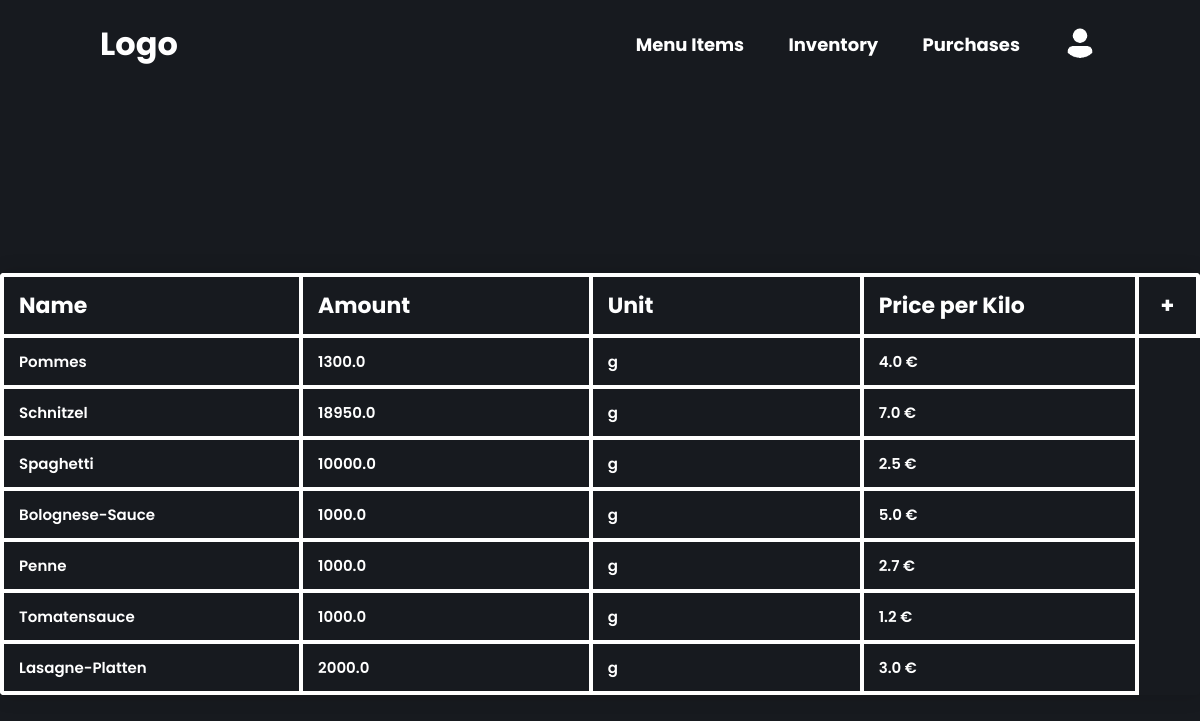
The page /inventory/ (signed in) on the database as committed earlier.
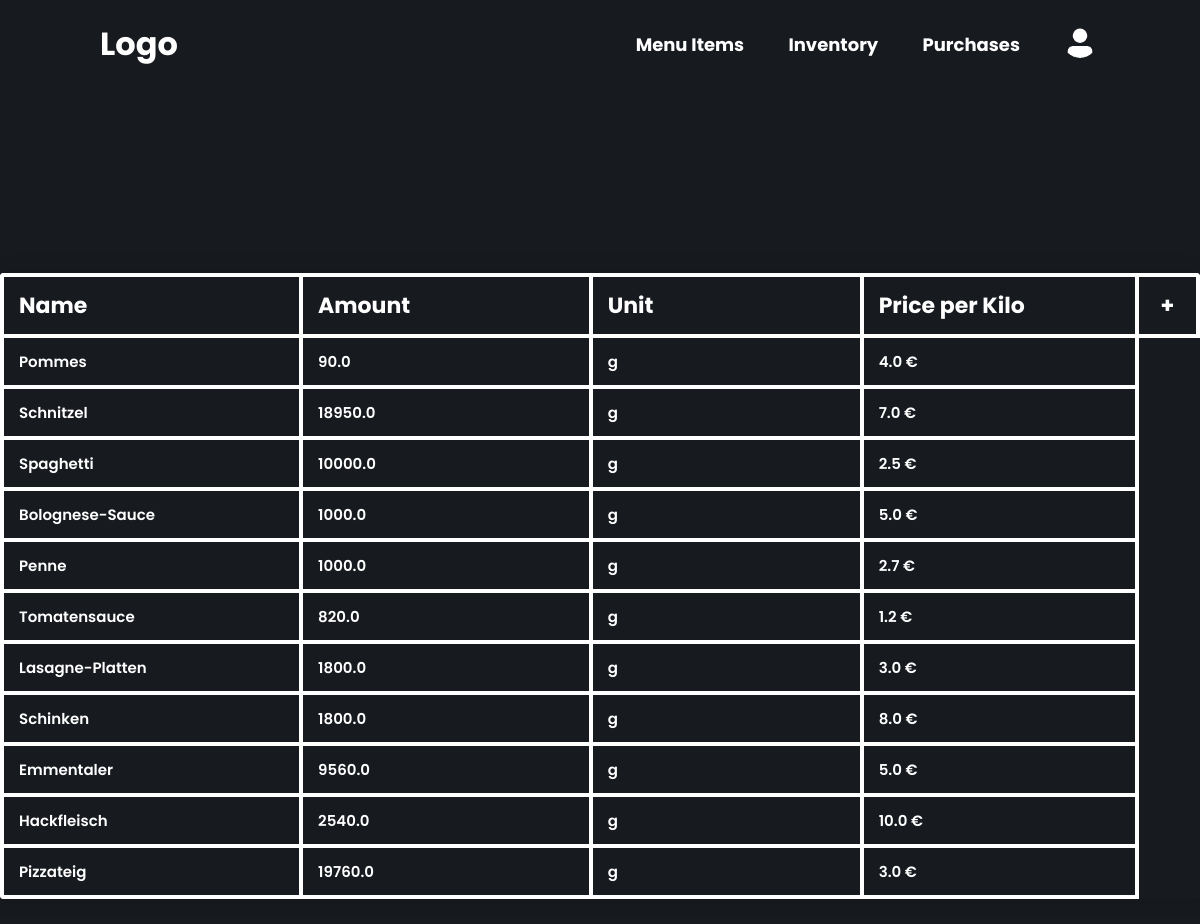
The same page on the database as committed later.
### restaurant/models.py (models this page shows, shortened)
class Ingredient(models.Model):
    UNIT_CHOICES = [
        ("g", "Gramm")
    ]
    ingredient_name = models.CharField(max_length=100, blank=False)
    ingredient_amount = models.FloatField(default=0, blank=False)
    ingredient_unit = models.CharField(max_length=30, choices=UNIT_CHOICES)
    price_per_kilo = models.FloatField(default=0, null=True, blank=False)

### restaurant/views.py (the view)
# urls.py: path('inventory/', views.InventoryList.as_view(), name='inventory'),
class InventoryList(LoginRequiredMixin, TemplateView):
    template_name = "inventory_table.html"
    def get_context_data(self, **kwargs: Any) -> dict[str, Any]:
        context = super().get_context_data(**kwargs)
        inventory_items = Ingredient.objects.all()
        context["data"] = inventory_items
        context["columns"] = ["Name", "Amount", "Unit", "Price per Kilo"]
        return context

### templates/inventory_table.html (shortened to what this page needs)
{% extends 'base.html' %}
{% load static %}
{% block content %}
<div class="table--wrapper">
    <div class="table--container">
        <table class="content-table">
            <thead>
                <tr>
                    {% for column_name in columns %}
                    <th>{{ column_name }}</th>
                    {% endfor %}
                    <th class="table--add--button" data-href="{% url 'ingredient_create' %}">+</th>
                </tr>
            </thead>
            <tbody>
                {% for ingredient in data %}
                <tr class="clickable-row" data-href="{% url 'ingredient_update' ingredient.id %}">
                    <td>{{ ingredient.ingredient_name }}</td>
                    <td>{{ ingredient.ingredient_amount }}</td>
                    <td>{{ ingredient.ingredient_unit }}</td>
                    <td>{{ ingredient.price_per_kilo }} €</td>
                </tr>
                {% empty %}
                <h1>No Menu Items Yet</h1>
                {% endfor %}
            </tbody>
        </table>
    </div>
</div>
{% endblock %}

### templates/base.html (shortened to what this page needs)
{% load static %}
<!DOCTYPE html>
<head>
    <link rel="stylesheet" href="{% static 'restaurant/styles.css' %}">
</head>
<body>
    <header class="header">
        <a href="{% url 'dashboard' %}" class="logo">Logo</a>
        <nav class="navbar">
            <a href="{% url 'menu_items' %}">Menu Items</a>
            <a href="{% url 'inventory' %}">Inventory</a>
            <a href="{% url 'purchases' %}">Purchases</a>
        </nav>
        <div class="profile--menu--nav">
            <div class="profile" onclick="menuToggle();">
                <img src="{% static 'restaurant/media/assets/avatar.png' %}" width="40px" height="40px"/>
            </div>
        </div>
    </header>
{% block content %}
{% endblock %}
</body>

### static/restaurant/styles.css (style rules this page uses)
* { margin: 0; padding: 0; box-sizing: border-box; font-family: "Poppins", sans-serif; }
body { min-height: 100vh; background-color: #171a1f; }
.header { position: static; top: 0; left: 0; width: 100%; padding: 20px 100px; background: transparent; display: flex; justify-content: space-between; align-items: center; z-index: 100; }
.logo { font-size: 32px; color: #fff; text-decoration: none; font-weight: 700; margin-right: auto; }
.navbar a { position: relative; font-size: 18px; color: #fff; font-weight: 700; text-decoration: none; margin-left: 40px; }
.navbar a::before { content: ''; position: absolute; top: 100%; left: 0; width: 0; height: 3px; background: #fff; transition: .3s; }
.profile--menu--nav { margin-left: 40px; }
.profile { cursor: pointer; }
.table--wrapper { display: flex; position: relative; justify-content: center; }
.table--container { display: flex; justify-content: center; align-items: center; text-align: left; flex-direction: column; top: 20vh; position: relative; height: fit-content; max-width: max-content; }
.content-table { border-collapse: collapse; border-radius: 4px 4px 4px 4px; margin: 25px 0; font-size: 0.9em; min-width: 400px; overflow: hidden; box-shadow: 0 0 20px rgba(0,0,0,0.15); }
.content-table thead tr { background-color: #171a1f; color: white; text-align: left; font-weight: bold; font-size: 22px; cursor: default; }
.content-table th, .content-table td { padding: 12px 15px; border: 4px solid white; width: 400px; }
.content-table th.table--add--button { width: 70px; text-align: center; cursor: pointer; }
.content-table td { font-weight: 600; color: white; }
.content-table tbody tr { background-color: #171a1f; font-size: 15px; }

Rows that differ between the two databases and show on the page:
changed Ingredient "Pommes": ingredient_amount "1300.0" → "90.0"
changed Ingredient "Tomatensauce": ingredient_amount "1000.0" → "820.0"
changed Ingredient "Lasagne-Platten": ingredient_amount "2000.0" → "1800.0"
added Ingredient: ingredient_name "Schinken", ingredient_amount "1800.0", ingredient_unit "g", price_per_kilo "8.0"
added Ingredient: ingredient_name "Emmentaler", ingredient_amount "9560.0", ingredient_unit "g", price_per_kilo "5.0"
added Ingredient: ingredient_name "Hackfleisch", ingredient_amount "2540.0", ingredient_unit "g", price_per_kilo "10.0"
added Ingredient: ingredient_name "Pizzateig", ingredient_amount "19760.0", ingredient_unit "g", price_per_kilo "3.0"
